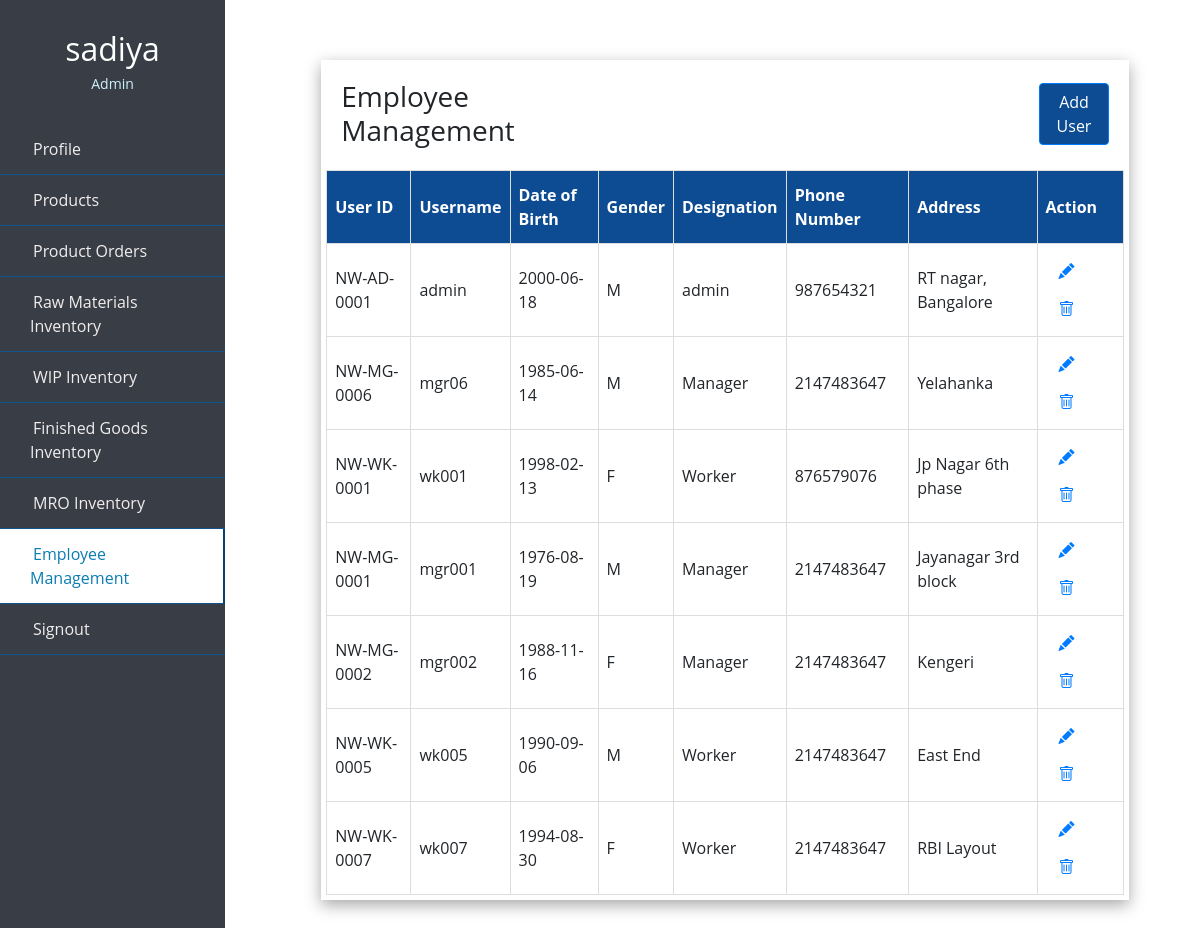
Screenshot of /admin_empmanage.php (signed in) with the database file from the repository.
### tables this page shows
CREATE TABLE `user` (
  `user_id` varchar(10) NOT NULL,
  `user_name` varchar(20) NOT NULL,
  `dob` varchar(10) NOT NULL,
  `gender` varchar(1) NOT NULL,
  `designation` varchar(20) NOT NULL,
  `phone` int(12) NOT NULL,
  `address` varchar(50) NOT NULL
);

### admin_empmanage.php (the view, shortened to what this page needs)
<?php
include 'partial/dbconnect.php';
?>
<!doctype html>
<html lang="en">
  <head>
    <link rel="stylesheet" href="https://stackpath.bootstrapcdn.com/bootstrap/4.4.1/css/bootstrap.min.css">
    <link rel="stylesheet" href="style.css">
    <link rel="stylesheet" href="https://cdn.jsdelivr.net/npm/bootstrap-icons@1.7.2/font/bootstrap-icons.css">
  </head>
  <body>
  <div class="wrapper">
        <div class="sidebar">
            <div class="profile">
            <h2><?php echo $_SESSION['username']?></h2>
            <p>Admin</p>
            </div>
            <ul>
                <li>
                    <a href="admin_profile.php">
                        <span class="item">Profile</span>
                    </a>
                </li>
                <li>
                    <a href="admin_products.php" >
                        <span class="item">Products</span>
                    </a>
                </li>
                <li>
                    <a href="admin_porders.php">
                        <span class="item">Product Orders</span>
                    </a>
                </li>
                <li>
                    <a href="admin_rawmaterials.php">
                        <span class="item">Raw Materials Inventory</span>
                    </a>
                </li>
                <li>
                    <a href="admin_wip.php" >
                        <span class="item">WIP Inventory</span>
                    </a>
                </li>
                <li>
                    <a href="admin_finishedg.php">
                        <span class="item">Finished Goods Inventory</span>
                    </a>
                </li>
                <li>
                    <a href="admin_mro.php">
                        <span class="item">MRO Inventory</span>
                    </a>
                </li>
                <li>
                    <a href="admin_empmanage.php" class="active">
                        <span class="item">Employee Management</span>
                    </a>
                </li>
                <li>
                        <a href="/project/logout.php"><span class="item">Signout</span></a>
                </li>
  </ul>
       </div>
</div>
<div class="content">
<div class="box">
<table class="user-info">
  <tr class="heading">
 <td> <h3><u>Employee Management</u></h3></td>
 <td><button type="button" class="btn btn-primary"> <a class="but" href="add_user.php">Add User</a></button> </td>
  	</tr>
      <table class="products">
        <thead>
  <tr>
    <th>User ID</th>
    <th>Username</th>
    <th>Date of Birth</th>
    <th>Gender</th>
    <th>Designation</th>
    <th>Phone Number</th>
    <th>Address</th>
    <th>Action</th>
  </tr>
  </thead>
  <tbody>
  <?php
  $sql = "SELECT * FROM `user`";
  $result = mysqli_query($conn, $sql);
    if ($result) {
      while($row = mysqli_fetch_assoc($result)) {
       $user_id=$row['user_id'];
          echo '<tr>
              <td>'.$row["user_id"].'</td>
              <td>'.$row["user_name"].'</td>
              <td>'.$row["dob"].'</td>
               <td>'.$row["gender"].'</td>
               <td>'.$row["designation"].'</td>
               <td>'.$row["phone"].'</td>
               <td>'.$row["address"].'</td>
               <td>
               <button type="button" class="btn btn-link"> <a href="edit_user.php?editid='.$user_id.'">  <span class="bi bi-pencil-fill"></span></a></button>
               <button type="button" class="btn btn-link"><a href="delete_user.php?deleteid='.$user_id.'"> <span class="bi bi-trash"></span></button>
</td>
             </tr>';
  }
}
?>
  </tbody>
</table>
</div>
</div>
  </body>
</html>

### style.css (style rules this page uses)
h2 { color: #8EC3B0; }
.item { padding: 3px; text-align: center; }
.wrapper .sidebar { background:#393E46; position: fixed; top: 0; left: 0; width: 225px; height: 100%; padding: 20px 0; transition: all 0.5s ease; }
.wrapper .sidebar .profile { margin-bottom: 30px; text-align: center; }
.wrapper .sidebar .profile h2 { color: #ffffff; margin: 10px 0 5px; }
.wrapper .sidebar .profile p { color: rgb(206, 240, 253); font-size: 14px; }
.wrapper .sidebar ul li a { display: block; padding: 13px 30px; border-bottom: 1px solid #10558d; color: rgb(241, 237, 237); font-size: 16px; position: relative; }
.wrapper .sidebar ul li a:hover, .wrapper .sidebar ul li a.active { color: #0c7db1; background:white; border-right: 2px solid rgb(5, 68, 104); }
.wrapper .sidebar ul li a:hover:before, .wrapper .sidebar ul li a.active:before { display: block; }
.content { border: 1px; background-color: #FEFCF3 ; margin-top: 80px; margin-bottom: 60px; margin-right: 20px; margin-left: 250px; }

### admin_empmanage.php (style rules this page uses)
.content { border: 1px; margin-top: 60px; margin-bottom: 60px; margin-right: 0px; margin-left: 250px; word-wrap: break-word; background-color:white; }
* { list-style: none; text-decoration: none; margin: 0; padding: 0; box-sizing: border-box; font-family: 'Open Sans', sans-serif; }
.content .box { padding: 5px; width: 85%; box-shadow: rgba(0, 0, 0, 0.35) 0px 5px 15px; display: block; margin-left: auto; margin-right: auto; }
.content .box .user-info td, .user-info th { padding: 15px; }
.content .box .heading { font-family: Arial, Helvetica, sans-serif; font-size: 30px; }
.products { font-family: Arial, Helvetica, sans-serif; border-collapse: collapse; width: 100%; }
.products td, .products th { border: 1px solid #ddd; padding: 8px; }
.products th { padding-top: 12px; padding-bottom: 12px; text-align: left; background-color: #0D4C92; color: white; }
.btn-primary, .btn-primary:hover, .btn-primary:active, .btn-primary:visited { background-color: #0D4C92; margin-left: 460px; margin-bottom: 7px; }
.but { color: white; }

### rows the page displays
user: user_id "NW-AD-0001", user_name "admin", dob "2000-06-18", gender "M", designation "admin", phone "987654321", address "RT nagar, Bangalore"
user: user_id "NW-MG-0006", user_name "mgr06", dob "1985-06-14", gender "M", designation "Manager", phone "2147483647", address "Yelahanka"
user: user_id "NW-WK-0001", user_name "wk001", dob "1998-02-13", gender "F", designation "Worker", phone "876579076", address "Jp Nagar 6th phase"
user: user_id "NW-MG-0001", user_name "mgr001", dob "1976-08-19", gender "M", designation "Manager", phone "2147483647", address "Jayanagar 3rd block"
user: user_id "NW-MG-0002", user_name "mgr002", dob "1988-11-16", gender "F", designation "Manager", phone "2147483647", address "Kengeri"
user: user_id "NW-WK-0005", user_name "wk005", dob "1990-09-06", gender "M", designation "Worker", phone "2147483647", address "East End"
user: user_id "NW-WK-0007", user_name "wk007", dob "1994-08-30", gender "F", designation "Worker", phone "2147483647", address "RBI Layout"

### other values shown
$_SESSION['username'] "sadiya"
